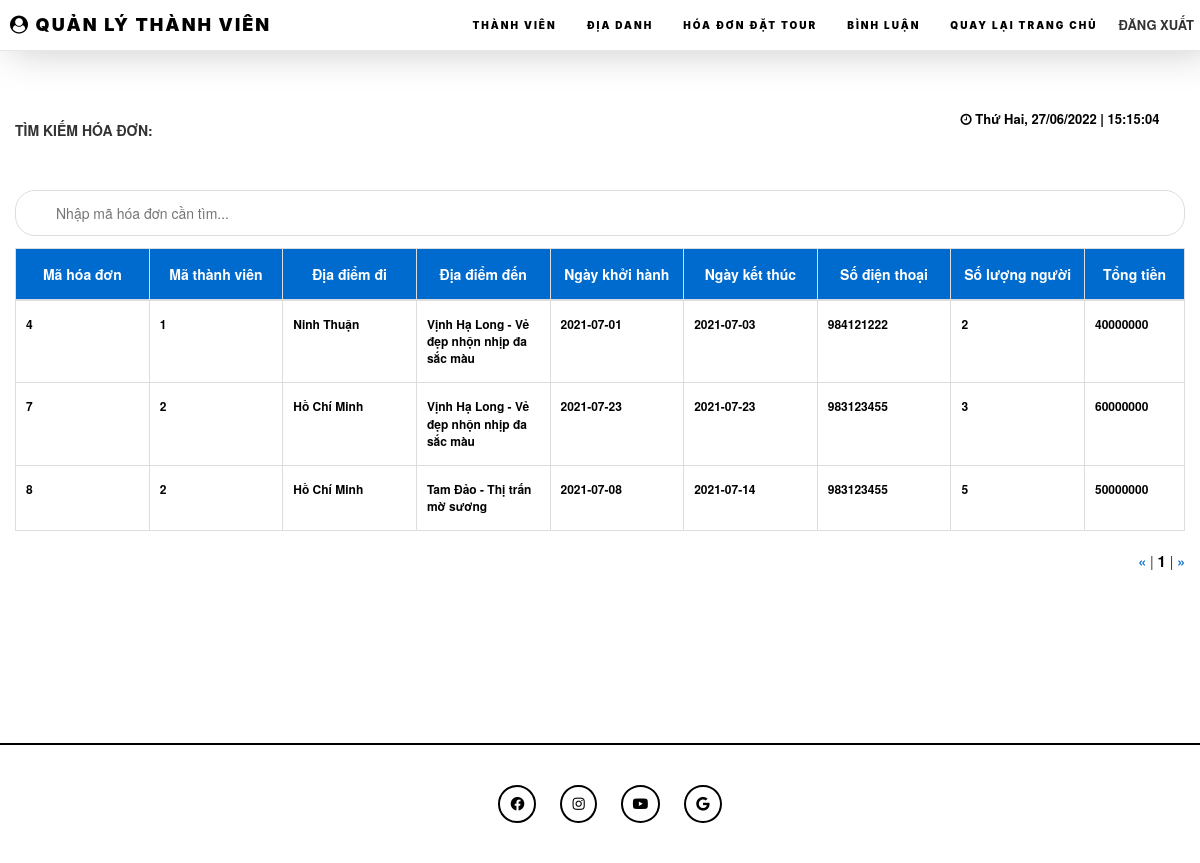
The page /admin/hoadon.php on the database its author committed.
### tables this page shows
CREATE TABLE `hoadon` (
  `mahoadon` int(20) NOT NULL,
  `id` int(20) DEFAULT NULL,
  `diadiemdi` mediumtext DEFAULT NULL,
  `diadiemden` mediumtext DEFAULT NULL,
  `ngaykhoihanh` varchar(50) DEFAULT NULL,
  `ngayketthuc` varchar(50) DEFAULT NULL,
  `sodienthoai` double DEFAULT NULL,
  `soluongnguoi` int(20) DEFAULT NULL,
  `tongtien` double DEFAULT NULL
);

### admin/hoadon.php (the view, shortened to what this page needs)
<?php
include('Header.php');
?>
<div class="container-fluid al">
    <div id="clock"></div>
    <Br>
    <p class="timkiemnhanvien"><b>TÌM KIẾM HÓA ĐƠN:</b></p><Br><Br>
    <input type="text" id="myInput" onkeyup="myFunction()" placeholder="Nhập mã hóa đơn cần tìm...">
    <table class="table table-bordered" id="myTable">
        <thead>
            <tr class="ex">
                <th width="auto">Mã hóa đơn</th>
                <th width="auto">Mã thành viên</th>
                <th width="auto">Địa điểm đi</th>
                <th width="auto">Địa điểm đến</th>
                <th width="auto">Ngày khởi hành</th>
                <th width="auto">Ngày kết thúc</th>
                <th width="auto">Số điện thoại</th>
                <th width="auto">Số lượng người</th>
                <th width="auto">Tổng tiền</th>
            </tr>
        </thead>
        <tbody>
            <?php
            include "../1connect.php";
            $str = "select * from hoadon";
            $result = $connect->query($str);
            while ($row = $result->fetch_row()) {
                ?>
                <tr>
                    <td><?php echo $row[0]; ?></td>
                    <td><?php echo $row[1]; ?></td>
                    <td><?php echo $row[2]; ?></td>
                    <td><?php echo $row[3]; ?></td>
                    <td><?php echo $row[4]; ?></td>
                    <td><?php echo $row[5]; ?></td>
                    <td><?php echo $row[6]; ?></td>
                    <td><?php echo $row[7]; ?></td>
                    <td><?php echo $row[8]; ?></td>
                </tr>
                <?php
            }
            ?>
        </tbody>
    </table>
    <div id="pageNavPosition" class="text-right"></div>
</div>
<?php
include('footer.php');
?>

### admin/css/style.css (style rules this page uses)
body { padding: 0; margin: 0; color: black; font-family: Montserrat-Bold; z-index: 9999; }
.al { padding-top: 100px !important; padding-bottom: 150px; }
thead tr th { color: rgb(255, 255, 255); font-size: 14px; font-weight: 600; background: #006bcf; text-align: center !important; }
tbody tr td { text-align: left; color: black; font-weight: 600; }
#myInput { background-image: url('/css/searchicon.png'); background-position: 10px 10px; background-repeat: no-repeat; width: 100%; font-size: 14px; padding: 12px 20px 12px 40px; border: 1px solid #ddd; margin-bottom: 12px; border-radius: 20px; outline: none !important; }
#myTable { border-collapse: collapse; width: 100%; border: 1px solid #ddd; font-size: 12px; padding: 0px !important; }
#myTable th, #myTable td { text-align: left; padding: 10px; padding-bottom: 15px; padding-top: 15px; }
#myTable tr { border-bottom: 1px solid #ddd; }
#clock { text-align: center; float: right; border-radius: 20px; font-weight: 600; color: rgb(0, 0, 0); font-size: 13px; width: 250px; margin-left: auto; margin-right: auto; margin-top: 10px; }
table.table { table-layout: fixed; }
table.table tr th, table.table tr td { border-color: #e9e9e9; }
table.table th:last-child { width: 100px; }

### rows shown on the page
hoadon: mahoadon "4", id "1", diadiemdi "Ninh Thuận", diadiemden "Vịnh Hạ Long - Vẻ đẹp nhộn nhịp đa sắc màu", ngaykhoihanh "2021-07-01", ngayketthuc "2021-07-03", sodienthoai "984121222", soluongnguoi "2", tongtien "40000000"
hoadon: mahoadon "7", id "2", diadiemdi "Hồ Chí Minh", diadiemden "Vịnh Hạ Long - Vẻ đẹp nhộn nhịp đa sắc màu", ngaykhoihanh "2021-07-23", ngayketthuc "2021-07-23", sodienthoai "983123455", soluongnguoi "3", tongtien "60000000"
hoadon: mahoadon "8", id "2", diadiemdi "Hồ Chí Minh", diadiemden "Tam Đảo - Thị trấn mờ sương", ngaykhoihanh "2021-07-08", ngayketthuc "2021-07-14", sodienthoai "983123455", soluongnguoi "5", tongtien "50000000"
